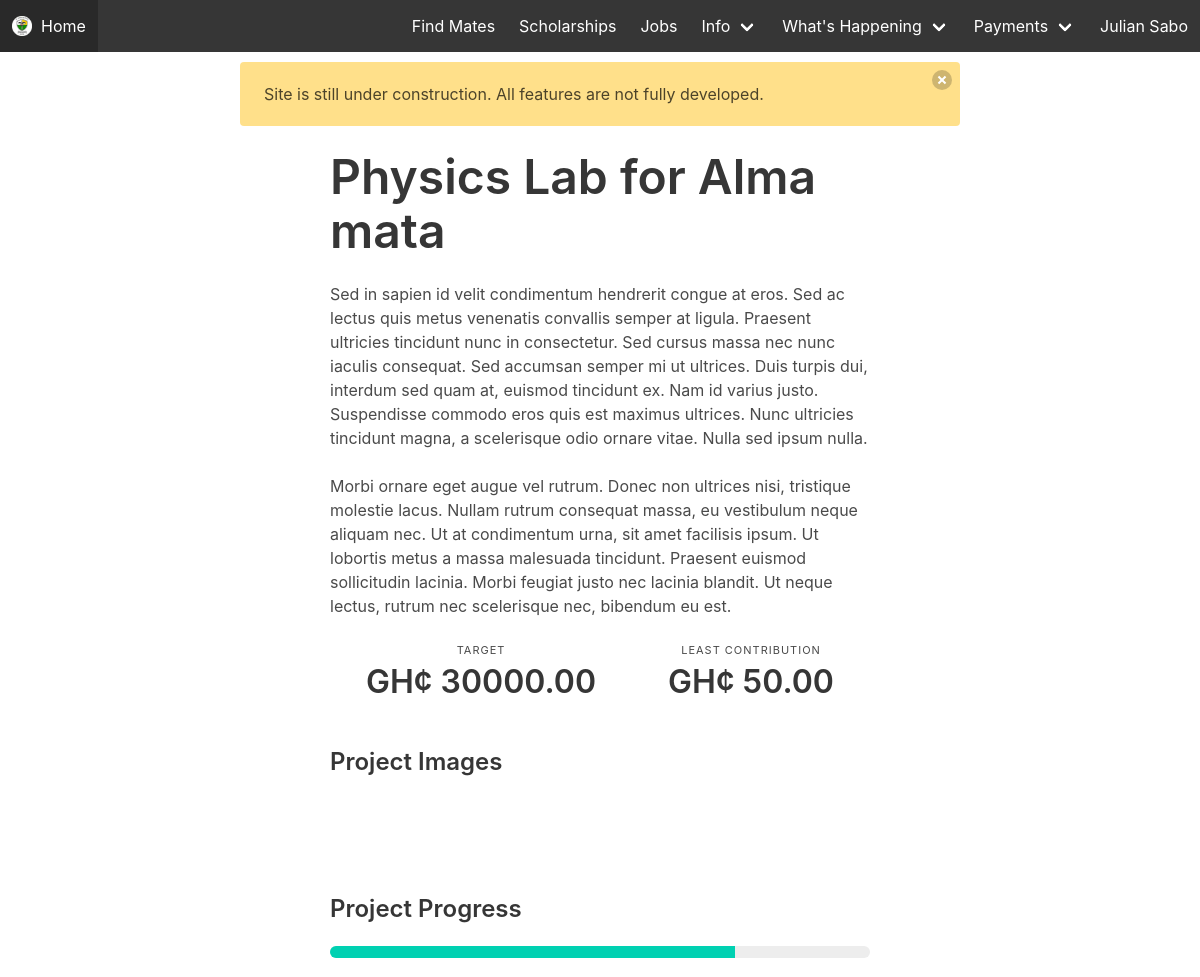
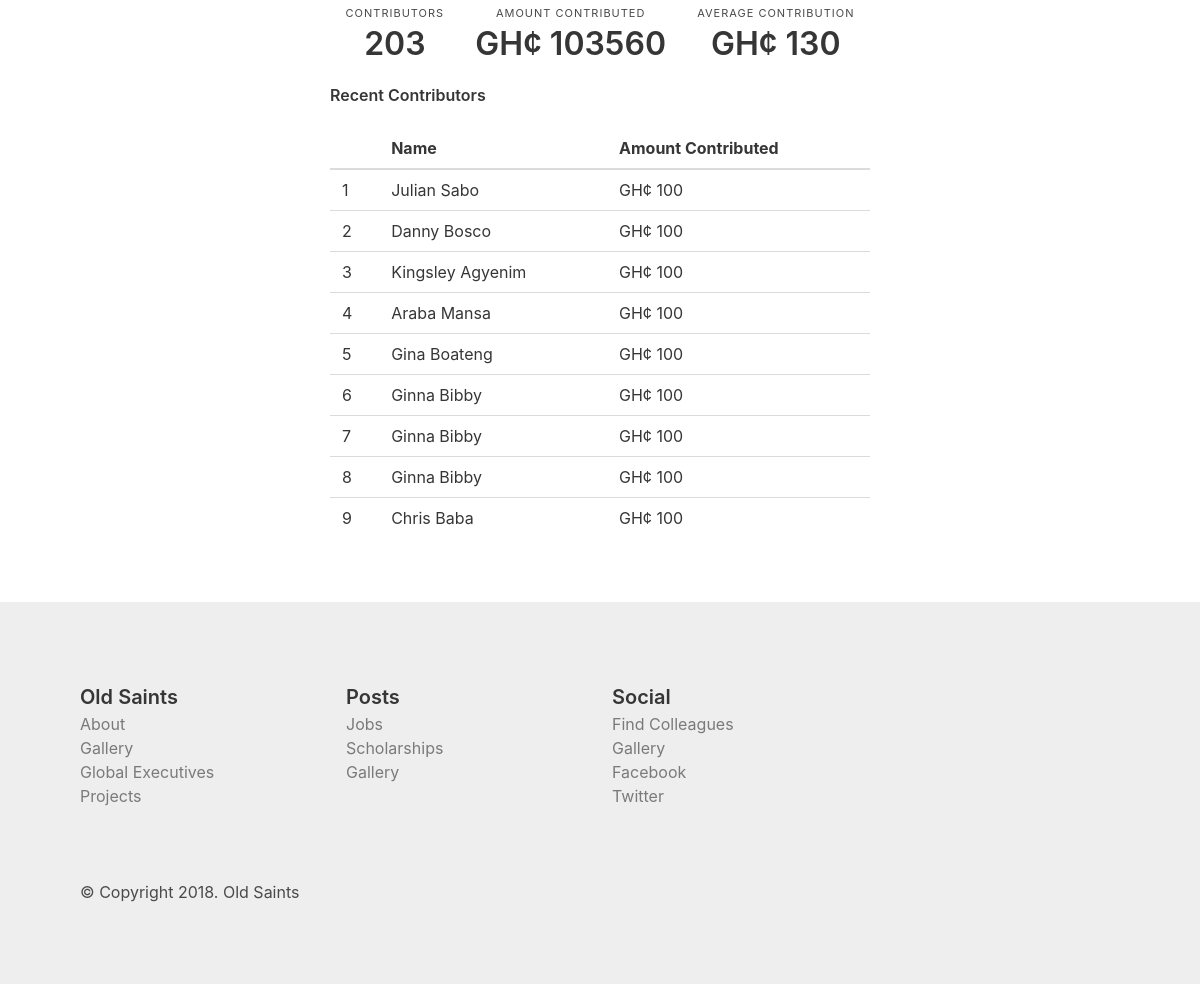
The app's page /project/2/ (signed in) with its own data (2 pictures, top to bottom).
### web/models.py (models this page shows, shortened)
class Project(models.Model):
    title = models.CharField(max_length=100)
    description = models.TextField()
    target = models.DecimalField(decimal_places=2, max_digits=10)
    payment_deadline = models.DateField()
    least_contribution = models.DecimalField(decimal_places=2, max_digits=6)
    active = models.BooleanField(default=True)
    date_created = models.DateTimeField(auto_now_add=True)
    project_type = models.ForeignKey(ProjectType, related_name="project", on_delete=models.CASCADE)
    image1 = models.ImageField(upload_to="images/", blank=True)
    image2 = models.ImageField(upload_to="images/", blank=True)
    image3 = models.ImageField(upload_to="images/", blank=True)
    image4 = models.ImageField(upload_to="images/", blank=True)
    image5 = models.ImageField(upload_to="images/", blank=True)
    image6 = models.ImageField(upload_to="images/", blank=True)
    class Meta:
        ordering = ('-date_created', )

class Alumnum(models.Model):
    user = models.OneToOneField(User, related_name="alumnum", on_delete=models.CASCADE)
    mobile = models.CharField(max_length=17)
    telephone = models.CharField(max_length=17, blank=True)
    whatsapp = models.CharField(max_length=17, blank=True)
    facebook = models.CharField(max_length=100, blank=True)
    twitter = models.CharField(max_length=100, blank=True)
    instagram = models.CharField(max_length=100, blank=True)
    address_line_1 = models.CharField(max_length=50)
    address_line_2 = models.CharField(max_length=50)
    year_of_completion = models.IntegerField()
    exam_type = models.CharField(max_length=20) # o/a level, sss, wassce
    house = models.ForeignKey(House, related_name="alumni", on_delete=models.CASCADE)
    chapter = models.ForeignKey(Chapter, related_name="alumni", on_delete=models.CASCADE)
    member_id = models.CharField(max_length=20)
    profession = models.CharField(max_length=100)
    nickname = models.CharField(max_length=70, blank=True)
    reference_1 = models.TextField(blank=True)
    reference_2 = models.TextField(blank=True)
    verified = models.BooleanField(default=False)
    executive = models.BooleanField(default=False)
    class Meta:
        verbose_name_plural = "Alumni"
    def __str__(self):
        return self.user.get_full_name()

### web/views.py (the view)
# urls.py: url(r'^project/(?P<project_id>\d+)/$', views.project_detail, name="project_detail"),
@login_required
def project_detail(request, project_id):
    project = Project.objects.get(pk=project_id)
    image_attrs = ["image%d" % i for i in range(1, 7)]
    project_images = [getattr(project, img) for img in image_attrs]
    context = {
        "project": project,
        "contributors": Alumnum.objects.all(),
        "project_images": project_images
    }
    return render(request, "web/project_detail.html", context)

### web/templates/web/project_detail.html (shortened to what this page needs)
{% extends "web/base.html" %} {% block main_title %} Project Detail {% endblock main_title %} {% block content %}
<div class="container centered-div">
    <p class="title is-1">{{project.title}}</p>
    <p>{{project.description|linebreaksbr}}</p>
    <br>
    <nav class="level">
        <div class="level-item has-text-centered">
            <div>
                <p class="heading">Target</p>
                <p class="title">GH¢ {{project.target}}</p>
            </div>
        </div>
        <div class="level-item has-text-centered">
            <div>
                <p class="heading">Least Contribution</p>
                <p class="title">GH¢ {{project.least_contribution}}</p>
            </div>
        </div>
    </nav>
    <br>
    <p class="title is-4">Project Images</p>
    <br>
    <p class="title is-4" style="margin-top: 3em;">Project Progress</p>
    <progress class="progress is-primary is-small" value="75" max="100">75%</progress>
    <nav class="level">
        <div class="level-item has-text-centered">
            <div>
                <p class="heading">Contributors</p>
                <p class="title">203</p>
            </div>
        </div>
        <div class="level-item has-text-centered">
            <div>
                <p class="heading">Amount Contributed</p>
                <p class="title">GH¢ 103560</p>
            </div>
        </div>
        <div class="level-item has-text-centered">
            <div>
                <p class="heading">Average Contribution</p>
                <p class="title">GH¢ 130</p>
            </div>
        </div>
    </nav>
    <p class="title is-6">Recent Contributors</p>
    <table class="table is-fullwidth">
        <thead>
            <tr>
                <th></th>
                <th>Name</th>
                <th>Amount Contributed</th>
            </tr>
        </thead>
        <tbody>
            {% for contributor in contributors %}
            <tr>
                <td>{{forloop.counter}}</td>
                <td>{{contributor}}</td>
                <td>GH¢ 100</td>
            </tr>
            {% endfor %}
        </tbody>
    </table>
</div>
{% endblock content %}

### web/templates/web/base.html (shortened to what this page needs)
{% load static %}
<!DOCTYPE html>
<html lang="en">
<head>
    <link rel="stylesheet" href="https://cdnjs.cloudflare.com/ajax/libs/bulma/0.7.1/css/bulma.min.css" />
    <link rel="stylesheet" href="{% static 'web/css/main.css' %}">
    <link rel="stylesheet" href="{% static 'web/css/intlTelInput.min.css' %}">
</head>
<body>
    <header>
        <nav class="navbar is-dark" role="navigation" aria-label="main navigation">
            <div class="navbar-brand">
                <a class="navbar-item" href="/">
                    <img src="{% static 'web/images/oldsaints-01.png' %}" alt="Old Saints" width="20" height="20"> &nbsp;{% if home %}
                    Old Saints
                    {% else %}
                    Home
                    {% endif %}
                </a>
            </div>
            <div class="navbar-menu">
                <div class="navbar-end">
                    <a class="navbar-item" href="{% url 'web:find_mate' %}">
                        Find Mates
                    </a>
                    <a class="navbar-item" href="{% url 'web:scholarships' %}">
                        Scholarships
                    </a>
                    <a class="navbar-item" href="{% url 'web:jobs' %}">
                        Jobs
                    </a>
                    <div class="navbar-item has-dropdown is-hoverable">
                        <a class="navbar-link">
                            Info
                        </a>
                    </div>
                    <div class="navbar-item has-dropdown is-hoverable">
                        <a class="navbar-link">
                            What's Happening
                        </a>
                    </div>
                    <div class="navbar-item has-dropdown is-hoverable">
                        <a class="navbar-link">
                            Payments
                        </a>
                    </div>
                    {% if user.is_authenticated %}
                    {% if user.is_superuser %}
                    <div class="navbar-item has-dropdown is-hoverable">
                        <a class="navbar-link">
                            {{user.get_full_name}}
                        </a>
                        <div class="navbar-dropdown is-boxed">
                            <a class="navbar-item" target="_blank" href="/admin/web/">
                                Admin Site
                            </a>
                            <a class="navbar-item" href="">
                                Profile
                            </a>
                            <a href="{% url 'web:logout' %}" class="navbar-item">Log out</a>
                        </div>
                    </div>
                    {% else %}
                    <a class="navbar-item" href="">
                        {{user.get_full_name}}
                    </a>
                    {% endif %} {% else %}
                    <a class="navbar-item" href="{% url 'web:login' %}">
                        Log in
                    </a>
                    {% endif %}
                </div>
            </div>
        </nav>
    </header>
    <div class="notification is-warning" style="width: 60%; margin-left: auto; margin-right: auto; margin-top: 10px;">
        <button class="delete"></button>
        Site is still under construction. All features are not fully developed.
    </div>
    <div class="content-block">
        {% block content %} {% endblock content %}
    </div>
    <footer>
        <div class="columns">
            <div class="column">
                <h4 class="is-size-5 has-text-weight-semibold  has-text-grey-darker">Old Saints</h4>
                <ul>
                    <li>
                        <a href="{% url 'web:about' %}" class="has-text-grey">About</a>
                    </li>
                    <li>
                        <a href="{% url 'web:gallery' %}" class="has-text-grey">Gallery</a>
                    </li>
                    <li>
                        <a href="{% url 'web:global_executives' %}" class="has-text-grey">Global Executives</a>
                    </li>
                    <li>
                        <a href="" class="has-text-grey">Projects</a>
                    </li>
                </ul>
            </div>
            <div class="column">
                <h4 class="is-size-5 has-text-weight-semibold  has-text-grey-darker">Posts</h4>
                <ul>
                    <li>
                        <a href="{% url 'web:jobs' %}" class="has-text-grey">Jobs</a>
                    </li>
                    <li>
                        <a href="{% url 'web:scholarships' %}" class="has-text-grey">Scholarships</a>
                    </li>
                    <li>
                        <a href="" class="has-text-grey">Gallery</a>
                    </li>
                </ul>
            </div>
            <div class="column">
                <h4 class="is-size-5 has-text-weight-semibold  has-text-grey-darker">Social</h4>
                <ul>
                    <li>
                        <a href="{% url 'web:find_mate' %}" class="has-text-grey">Find Colleagues</a>
                    </li>
                    <li>
                        <a href="" class="has-text-grey">Gallery</a>
                    </li>
                    <li>
                        <a href="" class="has-text-grey">Facebook</a>
                    </li>
                    <li>
                        <a href="" class="has-text-grey">Twitter</a>
                    </li>
                </ul>
            </div>
            <div class="column">
            </div>
        </div>
        <br>
        <br> &copy; Copyright 2018. Old Saints
    </footer>
</body>
</html>

### web/static/web/css/main.css (style rules this page uses)
.centered-div { width: 45%; margin-left: auto; margin-right: auto; }
footer { margin-top: 4em; padding: 5em; background: #eee }
.content-block { min-height: 100vh; }

### records on screen
Project: title "Physics Lab for Alma mata", description "Sed in sapien id velit condimentum hendrerit congue at eros. Sed ac lectus quis metus venenatis convallis semper at ligula. Praesent ultricies tincidunt nunc in consectetur. Sed cursus massa nec nunc iaculis consequat. Sed accumsan semper mi ut ultrices. Duis turpis dui, interdum sed quam at, euismod tincidunt ex. Nam id varius justo. Suspendisse commodo eros quis est maximus ultrices. Nunc ultricies tincidunt magna, a scelerisque odio ornare vitae. Nulla sed ipsum nulla. Morbi ornare eget augue vel rutrum. Donec non ultrices nisi, tristique molestie lacus. Nullam rutrum consequat massa, eu vestibulum neque aliquam nec. Ut at condimentum urna, sit amet facilisis ipsum. Ut lobortis metus a…", target "30000.00", least_contribution "50.00"
Alumnum: user.last_name "Julian Sabo"
Alumnum: user.last_name "Danny Bosco"
Alumnum: user.last_name "Kingsley Agyenim"
Alumnum: user.last_name "Araba Mansa"
Alumnum: user.last_name "Gina Boateng"
Alumnum: user.last_name "Ginna Bibby"
Alumnum: user.last_name "Ginna Bibby"
Alumnum: user.last_name "Ginna Bibby"
Alumnum: user.last_name "Chris Baba"

### other values on screen
{{ user.get_full_name }} "Julian Sabo"
